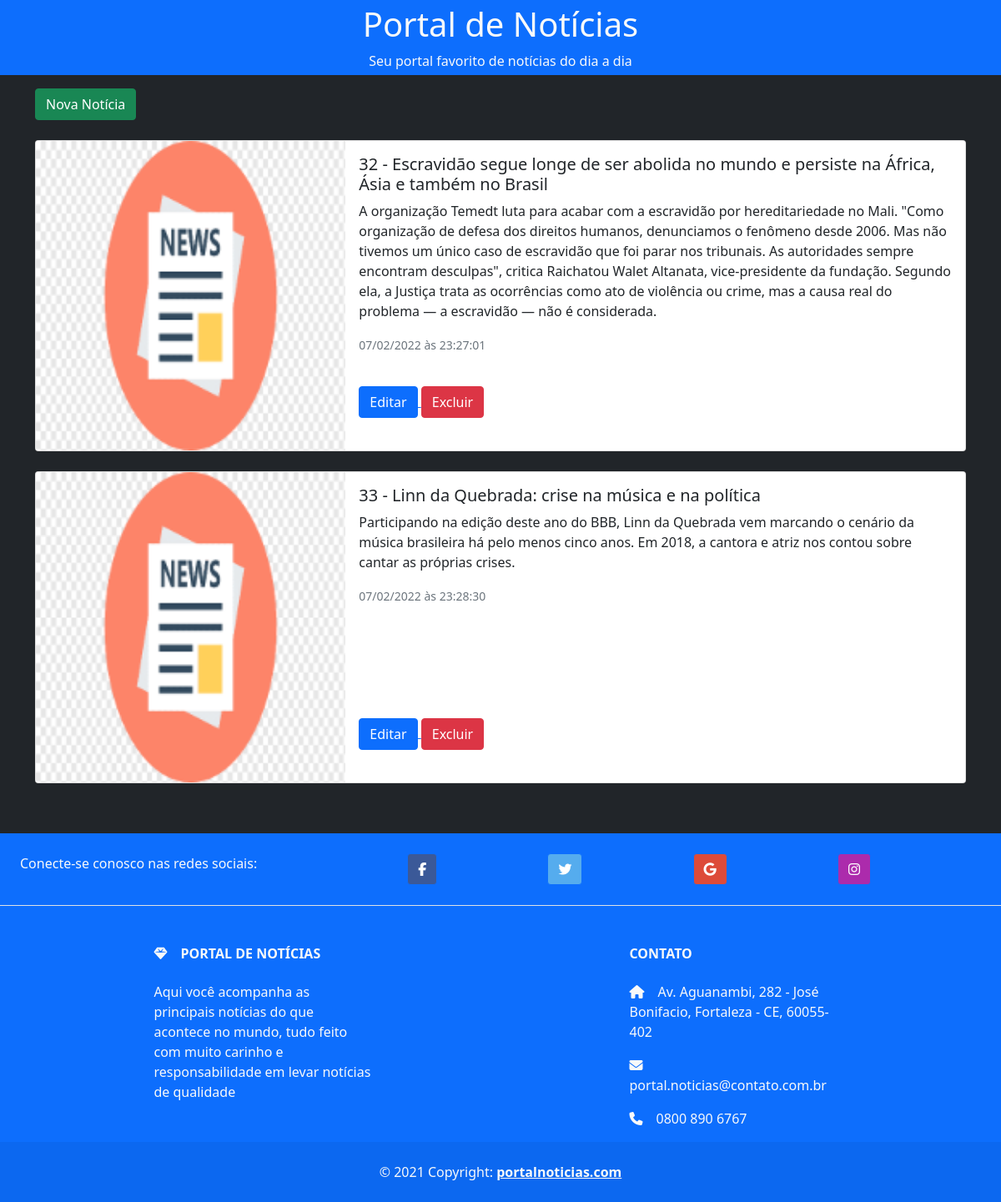
The page / on the database its author committed.
### tables this page shows
CREATE TABLE `noticias` (
  `id` int(11) NOT NULL,
  `imagem` text NOT NULL,
  `titulo` varchar(255) NOT NULL,
  `descricao` text NOT NULL,
  `ativo` enum('s','n') NOT NULL,
  `data` timestamp NOT NULL DEFAULT current_timestamp() ON UPDATE current_timestamp()
);

### index.php (called while the page is built, shortened)
<?php
$noticia = Noticia::getNoticias();
include __DIR__.'/includes/header.php';
include __DIR__.'/includes/listagem.php';
include __DIR__.'/includes/footer.php';
?>

### app/Db/Database.php (called while the page is built, shortened)
<?php
class Database{
	private $table;
	private $connection;
	public function __construct($table = null){
		$this->table = $table;
	}
	private function setConnection(){
		try{
			$this->connection = new PDO('mysql:host='.self::HOST.';dbname='.self::NAME, self::USER, self::PASSWORD);
			$this->connection->setAttribute(PDO::ATTR_ERRMODE, PDO::ERRMODE_EXCEPTION);
		}catch(PDOException $e){
			die('ERROR: '.$e->getMessage());
		}
	}
	public function execute($query,$params = []){
		try{
			$statement = $this->connection->prepare($query);
			$statement->execute($params);
			return $statement;
		}catch(PDOException $e){
			die('ERROR: '.$e->getMessage());
		}
	}
	public function select($where = null, $order = null, $limit = null){
		$where = strlen($where) ? ' WHERE '.$where : '';
		$order = strlen($order) ? ' ORDER BY '.$order : '';
		$limit = strlen($limit) ? ' LIMIT '.$limit : '';
		$query = 'SELECT * FROM '.$this->table.''.$where.''.$order.''.$limit;
		return $this->execute($query);
	}
}
 ?>

### app/Entity/Noticia.php (called while the page is built, shortened)
<?php
class Noticia{
	public static function getNoticias($where = null, $order = null, $limit = null){
		return (new DataBase('noticias'))->select($where,$order,$limit)->fetchAll(PDO::FETCH_CLASS, self::class);
	}
}
 ?>

### includes/listagem.php (the view, shortened to what this page needs)
<main>
	<section>
		<a href="cadastrar.php">
			<button class="btn btn-success">Nova Notícia</button>
		</a>
	</section>
	<section>
		<?php
			foreach ($noticia as $noticias):
		?>
			<div class="card mb-3 mt-4" style="width: 100%;">
			  <div class="row g-0">
			    <div class="col-md-4">
			      <img src="<?= $noticias->imagem ;?>" id="imagem" class="img-fluid rounded-start" alt="">
			    </div>
			    <div class="col-md-8">
			      <div class="card-body text-dark" id="info_noticia">
			        <h5 class="card-title"><?= $noticias->id ;?> - <?= $noticias->titulo ;?></h5>
			        <p class="card-text"><?= $noticias->descricao ;?></p>
			        <p class="card-text"><small class="text-muted"><?= date('d/m/Y à\s H:i:s',strtotime($noticias->data)) ;?></small></p>
			      </div>
			      <div class="card-body">
			      	<a href="editar.php?id='<?= $noticias->id ;?>'">
			  			<button type="button" class="btn btn-primary">Editar</button>
				  	</a>
				  	<a href="excluir.php?id='<?= $noticias->id ;?>'">
				  		<button type="button" class="btn btn-danger">Excluir</button>
				  	</a>
			      </div>
			    </div>
			  </div>
			</div>
		<?php
			endforeach;
 		?>
	</section>
</main>

### includes/header.php (shortened to what this page needs)
<!doctype html>
<html lang="en">
  <head>
    <link href="/your-path-to-fontawesome/css/fontawesome.css" rel="stylesheet">
    <link href="https://cdn.jsdelivr.net/npm/bootstrap@5.1.3/dist/css/bootstrap.min.css" rel="stylesheet">
    <link rel="stylesheet" type="text/css" href="assets/css/style.css">
  </head>
  <body class="bg-dark text-light">
    <div class="container-fluid">
      <div class="jumbotron bg-primary">
        <h1 class="h1 text-center">Portal de Notícias</h1>
        <p id="slogan" class="text text-center">Seu portal favorito de notícias do dia a dia</p>
      </div>
    </div>
    <div class="container">

### includes/footer.php (shortened to what this page needs)
    </div>
    <div class="container-fluid">
        <div class="jumbotron bg-primary text-light" id="footer">
            <section style="margin-top: 50px;">
            <footer class="text-center   ">
              <section
                class="d-flex justify-content-center justify-content-lg-between p-4 border-bottom"
              >
                <div class="me-5 d-none d-lg-block">
                  <span>Conecte-se conosco nas redes sociais:</span>
                </div>
                <link href="/your-path-to-fontawesome/css/fontawesome.css" rel="stylesheet">
            <a class="btn btn-primary" style="background-color: #3b5998;" href="https://www.facebook.com/OPOVO" role="button"
            ><i class="fab fa-facebook-f"></i
            ></a>
            <a class="btn btn-primary" style="background-color: #55acee;" href="https://twitter.com/opovo?ref_src=twsrc%5Egoogle%7Ctwcamp%5Eserp%7Ctwgr%5Eauthor" role="button"
            ><i class="fab fa-twitter"></i
            ></a>
            <a class="btn btn-primary" style="background-color: #dd4b39;" href="https://www.google.com/url?sa=t&rct=j&q=&esrc=s&source=web&cd=&cad=rja&uact=8&ved=2ahUKEwiR0N60ju71AhWLEbkGHYafDPYQFnoECAwQAQ&url=https%3A%2F%2Fwww.opovo.com.br%2F&usg=AOvVaw2ceJHALrC7ntd4csfIvUeE" role="button"
            ><i class="fab fa-google"></i
            ></a>
            <a class="btn btn-primary" style="background-color: #ac2bac;" href="https://www.google.com/url?sa=t&rct=j&q=&esrc=s&source=web&cd=&cad=rja&uact=8&ved=2ahUKEwi62by9ju71AhX0ILkGHXGJAEwQFnoECAQQAQ&url=https%3A%2F%2Fwww.instagram.com%2Fopovoonline%2F%3Fhl%3Dpt-br&usg=AOvVaw2nYcuheHBck4TCHu62mba5" role="button"
            ><i class="fab fa-instagram"></i
            ></a>
              </section>
              <section class="">
                <div class="container text-center text-md-start mt-5">
                  <div class="row mt-3">
                    <div class="col-md-3 col-lg-4 col-xl-3 mx-auto mb-4">
                      <h6 class="text-uppercase fw-bold mb-4">
                        <i class="fas fa-gem me-3"></i>Portal de Notícias
                      </h6>
                      <p>
                        Aqui você acompanha as principais notícias do que acontece no mundo, tudo feito com muito carinho e responsabilidade em levar notícias de qualidade
                      </p>
                    </div>
                    <div class="col-md-4 col-lg-3 col-xl-3 mx-auto mb-md-0 mb-4">
                      <h6 class="text-uppercase fw-bold mb-4">
                        Contato
                      </h6>
                      <p><i class="fas fa-home me-3"></i>Av. Aguanambi, 282 - José Bonifacio, Fortaleza - CE, 60055-402</p>
                      <p>
                        <i class="fas fa-envelope me-3"></i>
                        portal.noticias@contato.com.br
                      </p>
                      <p><i class="fas fa-phone me-3"></i>0800 890 6767</p>
                    </div>
                  </div>
                </div>
              </section>
              <div class="text-center p-4" style="background-color: rgba(0, 0, 0, 0.05);">
                © 2021 Copyright:
                <a class="text-reset fw-bold" href="index.php">portalnoticias.com</a>
              </div>
            </footer>
            </section>
        </div>
    </div>
  </body>
</html>

### assets/css/style.css (style rules this page uses)
.container-fluid { padding: 0; }
h1 { padding-top: 5px; }
img { width: 100%; height: 100%; }
#info_noticia { height: 75%; }
#footer { margin-top: 60px; }
#slogan { padding-bottom: 5px; }

### rows shown on the page
noticias: imagem (picture), id "32", titulo "Escravidão segue longe de ser abolida no mundo e persiste na África, Ásia e também no Brasil", descricao "A organização Temedt luta para acabar com a escravidão por hereditariedade no Mali. \"Como organização de defesa dos direitos humanos, denunciamos o fenômeno desde 2006. Mas não tivemos um único caso de escravidão que foi parar nos tribunais. As autoridades sempre encontram desculpas\", critica Raichatou Walet Altanata, vice-presidente da fundação. Segundo ela, a Justiça trata as ocorrências como ato de violência ou crime, mas a causa real do problema — a escravidão — não é considerada.", data "07/02/2022 às 23:27:01"
noticias: imagem (picture), id "33", titulo "Linn da Quebrada: crise na música e na política", descricao "Participando na edição deste ano do BBB, Linn da Quebrada vem marcando o cenário da música brasileira há pelo menos cinco anos. Em 2018, a cantora e atriz nos contou sobre cantar as próprias crises.", data "07/02/2022 às 23:28:30"
